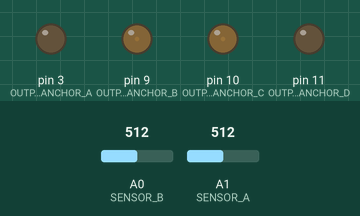
This sketch was run on a simulated Arduino Uno, built with avr-gcc and run on an emulated ATmega328P. Parts: output pins drawn as LEDs (lit = HIGH). Inputs (shaded band) come from the test bench; at power-on: A0 (SENSOR_B) = 512, A1 (SENSOR_A) = 512.

Above: at 1.2 s.
1.3 s: A0 (SENSOR_B) set to 716
At 2.1 s:
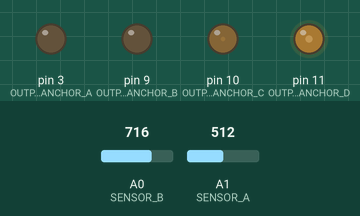
2.8 s: A1 (SENSOR_A) set to 716
At 3.2 s:
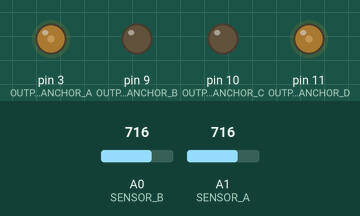
4.3 s: A0 (SENSOR_B) set to 511
At 5.5 s:
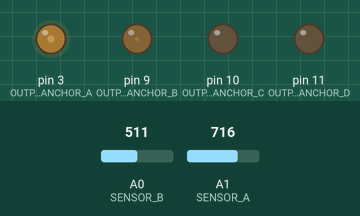
5.8 s: A1 (SENSOR_A) set to 306
At 6.7 s:
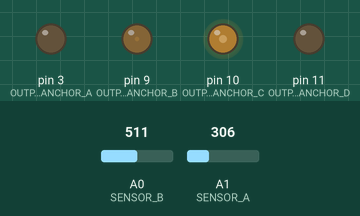
7.3 s: A0 (SENSOR_B) set to 306
At 7.8 s:
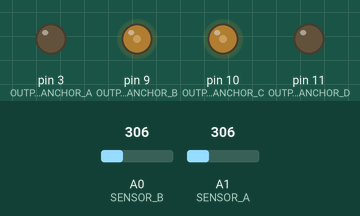
8.8 s: A1 (SENSOR_A) set to 511
At 10.2 s:
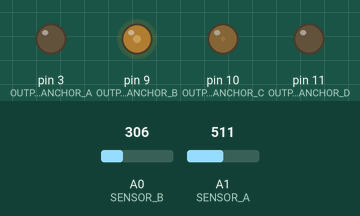
Timing chart, 0 to 11.3 s (numbered marks = the images above; inputs shaded):
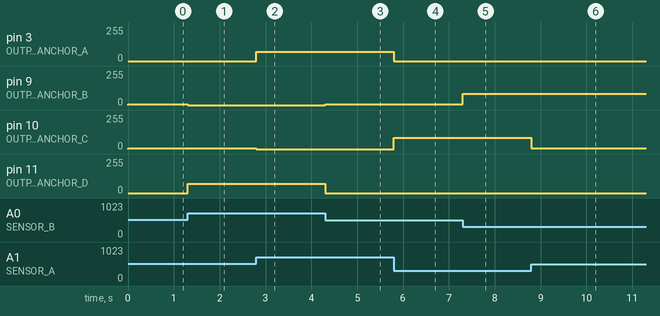

Measured:
- after the input at 1.3 s, pin 9 (OUTPUT_ANCHOR_B): 5/255 → 0/255 at once; pin 11 (OUTPUT_ANCHOR_D): 0/255 → 70/255 at once
- after the input at 2.8 s, pin 3 (OUTPUT_ANCHOR_A): 0/255 → 70/255 at once; pin 10 (OUTPUT_ANCHOR_C): 7/255 → 0/255 at once
- after the input at 4.3 s, pin 9 (OUTPUT_ANCHOR_B): 0/255 → 6/255 at once; pin 11 (OUTPUT_ANCHOR_D): 70/255 → 0/255 at once
- after the input at 5.8 s, pin 3 (OUTPUT_ANCHOR_A): 70/255 → 0/255 at once; pin 10 (OUTPUT_ANCHOR_C): 0/255 → 84/255 at once
- after the input at 7.3 s, pin 9 (OUTPUT_ANCHOR_B): 6/255 → 83/255 at once
- after the input at 8.8 s, pin 10 (OUTPUT_ANCHOR_C): 84/255 → 7/255 at once

The sketch:

aria102_sketch_may23a.ino
```cpp
#define DEBUG_MODE            false

#define SENSOR_A              A1
#define SENSOR_B              A0

#define OUTPUT_ANCHOR_A       3
#define OUTPUT_ANCHOR_B       9
#define OUTPUT_ANCHOR_C       10
#define OUTPUT_ANCHOR_D       11

#define SENSOR_A_MIN          190
#define SENSOR_A_MAX          869
#define SENSOR_B_MIN          186
#define SENSOR_B_MAX          867
#define SENSOR_CAL_MIN        -255
#define SENSOR_CAL_MAX        255

#define PWM_LEVEL_MIN         0
#define PWM_LEVEL_MAX         255

struct SensorCheckpoint {
  byte sensorId;
  int triggerLevel;
  char triggerDirection;
  byte offsetPercent;
};

struct Speed {
  float rpm;
  float fineTune;
};

const byte sensorCheckpointsCount = 80;
const byte speedsCount = 3;
const byte sensorsCount = 2;
const byte roundsCount = 4;

SensorCheckpoint checkpoints[sensorCheckpointsCount] = {
  { 1, 0,  1, 110 }, { 1,  100,  1, 114 }, { 1,  200,  1, 118 }, { 0, -200,  1,  98 }, { 0, -100,  1, 129 },
  { 0, 0,  1, 110 }, { 0,  100,  1, 118 }, { 0,  200,  1, 122 }, { 1,  200, -1, 161 }, { 1,  100, -1, 118 },
  { 1, 0, -1, 114 }, { 1, -100, -1, 114 }, { 1, -200, -1, 122 }, { 0,  200, -1, 149 }, { 0,  100, -1, 126 },
  { 0, 0, -1, 118 }, { 0, -100, -1, 118 }, { 0, -200, -1, 122 }, { 1,  -200, 1, 181 }, { 1, -100,  1, 118 },

  { 1, 0,  1, 110 }, { 1,  100,  1, 110 }, { 1,  200,  1, 114 }, { 0, -200,  1, 114 }, { 0, -100,  1, 126 },
  { 0, 0,  1, 110 }, { 0,  100,  1, 114 }, { 0,  200,  1, 118 }, { 1,  200, -1, 196 }, { 1,  100, -1, 114 },
  { 1, 0, -1, 110 }, { 1, -100, -1, 110 }, { 1, -200, -1, 110 }, { 0,  200, -1, 173 }, { 0,  100, -1, 118 },
  { 0, 0, -1, 114 }, { 0, -100, -1, 110 }, { 0, -200, -1, 122 }, { 1, -200,  1, 232 }, { 1, -100,  1, 106 },

  { 1, 0,  1, 110 }, { 1,  100,  1, 102 }, { 1,  200,  1, 114 }, { 0, -200,  1, 122 }, { 0, -100,  1, 122 },
  { 0, 0,  1, 110 }, { 0,  100,  1, 110 }, { 0,  200,  1, 118 }, { 1,  200, -1, 181 }, { 1,  100, -1, 114 },
  { 1, 0, -1, 110 }, { 1, -100, -1, 110 }, { 1, -200, -1, 110 }, { 0,  200, -1, 169 }, { 0,  100, -1, 122 },
  { 0, 0, -1, 118 }, { 0, -100, -1, 106 }, { 0, -200, -1, 126 }, { 1, -200,  1, 189 }, { 1, -100,  1, 110 },

  { 1, 0,  1, 110 }, { 1,  100,  1, 102 }, { 1,  200,  1, 114 }, { 0, -200,  1, 126 }, { 0, -100,  1, 118 },
  { 0, 0,  1, 110 }, { 0,  100,  1, 110 }, { 0,  200,  1, 114 }, { 1,  200, -1, 204 }, { 1,  100, -1, 114 },
  { 1, 0, -1, 106 }, { 1, -100, -1, 110 }, { 1, -200, -1, 114 }, { 0,  200, -1, 173 }, { 0,  100, -1, 118 },
  { 0, 0, -1, 114 }, { 0, -100, -1, 106 }, { 0, -200, -1, 126 }, { 1, -200,  1, 189 }, { 1, -100,  1, 118 },
};

unsigned int rawSensorValue[sensorsCount] = { 0, 0 };
int calibratedSensorValue[sensorsCount] = { 0, 0 };
unsigned long fullRoundCheckpoints[roundsCount] = { 0, 0, 0, 0 };

Speed rotationSpeeds[speedsCount] = {
  { 33.0 + 1 / 3.0, 40.0 },
  { 45.0, 10.0 },
};

float pwmValue = 128.0;
byte currentCheckpoint = 0;
float speedAccuracyRatio = 0.0;

byte speed = 0;

float getExpectedRoundTime() {
  return (1 / (rotationSpeeds[speed].rpm / 60.0) * 1000.0);
}

float getSpeedFineTune() {
  return rotationSpeeds[speed].fineTune;
}

void setup() {
  pinMode(OUTPUT_ANCHOR_A, OUTPUT);
  pinMode(OUTPUT_ANCHOR_B, OUTPUT);
  pinMode(OUTPUT_ANCHOR_C, OUTPUT);
  pinMode(OUTPUT_ANCHOR_D, OUTPUT);

  if (DEBUG_MODE == false) {
    TCCR2B = TCCR2B & B11111000 | B00000001; // for PWM frequency of 31372.55 Hz
    TCCR1B = TCCR1B & B11111000 | B00000001; // for PWM frequency of 31372.55 Hz
  }

  Serial.begin(9600);
}

void loop() {
  taskReadSensors();
  taskControlRotation();
  taskSyncAnchorsPwmValues();
}

void taskReadSensors() {
  rawSensorValue[0] = analogRead(SENSOR_A);
  rawSensorValue[1] = analogRead(SENSOR_B);

  calibratedSensorValue[0] = constrain(
                               map(
                                 rawSensorValue[0],
                                 SENSOR_A_MIN,
                                 SENSOR_A_MAX,
                                 SENSOR_CAL_MIN,
                                 SENSOR_CAL_MAX
                               ),
                               SENSOR_CAL_MIN,
                               SENSOR_CAL_MAX
                             );
  calibratedSensorValue[1] = constrain(
                               map(
                                 rawSensorValue[1],
                                 SENSOR_B_MIN,
                                 SENSOR_B_MAX,
                                 SENSOR_CAL_MIN,
                                 SENSOR_CAL_MAX
                               ),
                               SENSOR_CAL_MIN,
                               SENSOR_CAL_MAX
                             );
}

void taskControlRotation() {
  int expectedRoundTime = getExpectedRoundTime();

  SensorCheckpoint sc = checkpoints[currentCheckpoint];
  int level = sc.triggerLevel;
  int sign = sc.triggerDirection;
  int sensorValue = calibratedSensorValue[sc.sensorId];

  if (sign * sensorValue >= sign * level) {
    unsigned long now = millis();
    unsigned int expectedPercent = currentCheckpoint == 0
                                   ? checkpoints[sensorCheckpointsCount - 1].offsetPercent
                                   : sc.offsetPercent;

    currentCheckpoint = (currentCheckpoint + 1) % sensorCheckpointsCount;

    if (currentCheckpoint % 20 == 0) {
      unsigned long previousRound = fullRoundCheckpoints[currentCheckpoint / 20];
      long actualRoundTime = now - previousRound;
      fullRoundCheckpoints[currentCheckpoint / 20] = now;

      speedAccuracyRatio = 100 / (float) actualRoundTime * (float) expectedRoundTime;
      taskSyncPwmToRotationSpeed();
    }
  }
}

void taskSyncPwmToRotationSpeed() {
  float fineTune = getSpeedFineTune();
  pwmValue = constrain(map(speedAccuracyRatio * 10.0 + fineTune, 800, 1050, 100, 64), 0, 255);
  Serial.println(pwmValue);
}

void taskSyncAnchorsPwmValues() {
  int amplifiedValueA = min(255, pwmValue) / 255.0 * calibratedSensorValue[0];
  int amplifiedValueB = min(255, pwmValue) / 255.0 * calibratedSensorValue[1];

  analogWrite(OUTPUT_ANCHOR_A, constrain(max(0, amplifiedValueA), 0, 255));
  analogWrite(OUTPUT_ANCHOR_B, constrain(-min(0, amplifiedValueB), 0, 255));
  analogWrite(OUTPUT_ANCHOR_C, constrain(-min(0, amplifiedValueA), 0, 255));
  analogWrite(OUTPUT_ANCHOR_D, constrain(max(0, amplifiedValueB), 0, 255));
}

float amplifySensorValue(float sensorValue) {
  return min(255, pwmValue) / 255.0 * sensorValue;
}
```
